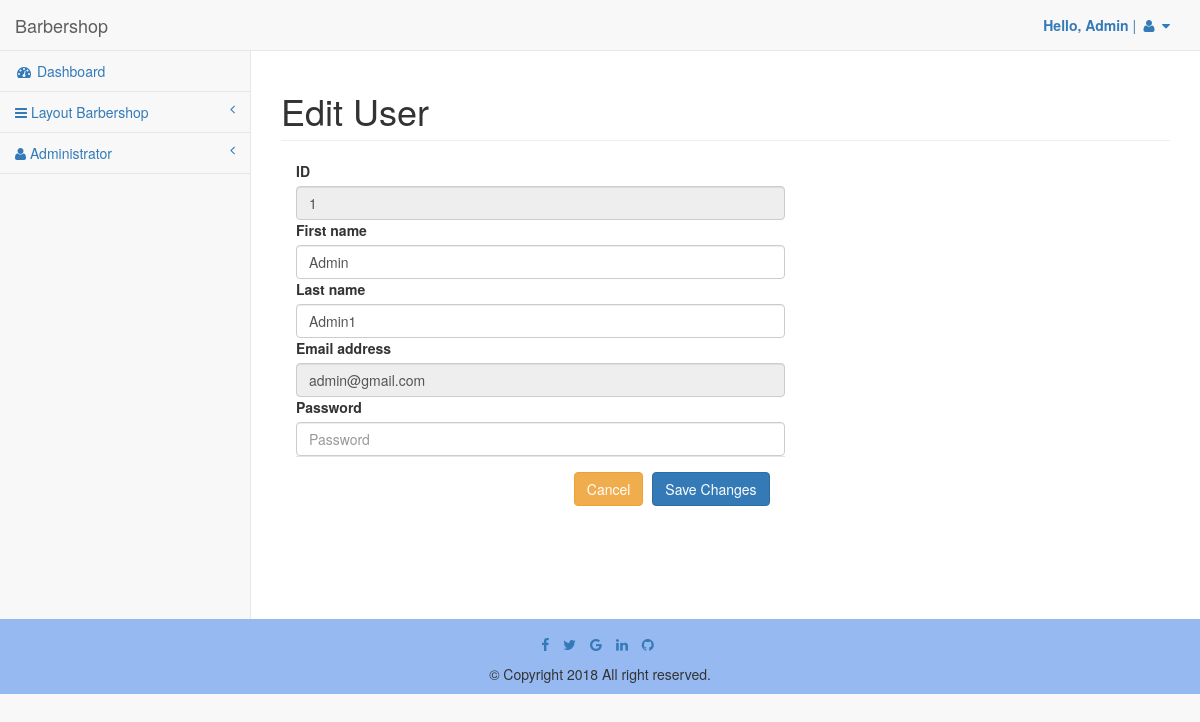
Page /pages/edituser.php?id=1 (signed in) on the committed database.
### tables this page shows
CREATE TABLE `reglogin` (
  `id` int(10) NOT NULL,
  `firstName` varchar(50) NOT NULL,
  `lastName` varchar(50) NOT NULL,
  `email` varchar(50) NOT NULL,
  `password` varchar(50) NOT NULL,
  `timestamp` timestamp NOT NULL DEFAULT CURRENT_TIMESTAMP ON UPDATE CURRENT_TIMESTAMP
);

### pages/edituser.php (the view, shortened to what this page needs)
<?php
include "lib.php";
$id = $_GET['id'];
$sql = "SELECT * FROM reglogin WHERE id=$id";
$query = mysqli_query($db, $sql);
$user = mysqli_fetch_assoc($query);
?>
<!DOCTYPE html>
<html lang="en">
<head>
  <?php include __DIR__.'/head.php'; ?>
</head>
<body>
  <div id="wrapper">
    <?php include __DIR__.'/layout/navbar.php'; ?>
    <?php include __DIR__.'/layout/sidebar.php'; ?>
    <div id="page-wrapper">
      <div class="row">
        <div class="col-lg-12">
          <h1 class="page-header">Edit User</h1>
        </div>
      </div>
      <div class="col-lg-7">
        <form action="" method="post" >
          <div>
            <label for="ID">ID</label>
            <input type="text" id="ID" class="form-control" placeholder="ID" required="required" name="id" value="<?php echo $user['id'] ?>" readonly>
          </div>
          <div>
            <label for="firstName">First name</label>
            <input type="text" id="firstName" class="form-control" placeholder="First name" required="required" autofocus="autofocus" name="firstName" value="<?php echo $user['firstName'] ?>">
          </div>
          <div>
            <label for="lastName">Last name</label>
            <input type="text" id="lastName" class="form-control" placeholder="Last name" required="required" name="lastName" value="<?php echo $user['lastName'] ?>">
          </div>
          <div>
            <label for="Email">Email address</label>
            <input  type="email" id="Email" class="form-control" placeholder="Email address" required="required" name="email" value="<?php echo $user['email'] ?>" readonly>
          </div>
          <div>
            <label for="Password">Password</label>
            <input type="password" id="Password" class="form-control" placeholder="Password" required="required" name="password1">
          </div>
          <div class="modal-footer">
            <a href="useraccount.php" type="button" class="btn btn-warning">Cancel</a>
            <button type="submit" class="btn btn-primary" name="btnedit">Save Changes</button>
          </div>
        </form>
      </div>
    </div>
    <div>
      <?php include __DIR__.'/layout/footer.php'; ?>
    </div>
  </div>
</body>
</html>

### rows in the picture
reglogin: id "1", firstName "Admin", lastName "Admin1", email "admin@gmail.com"

### other values in the picture
$_SESSION['user'] "Admin"
